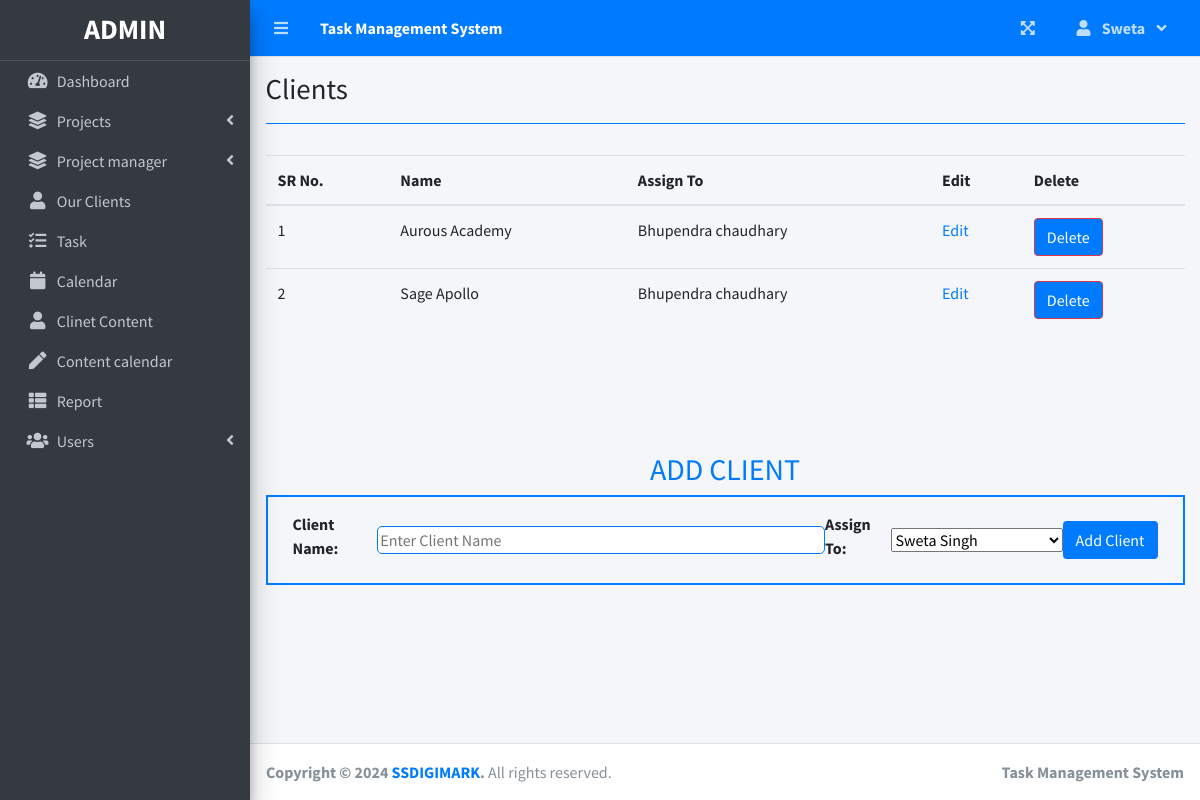
The app's page /index.php?page=clients (signed in) with its own data.
### tables this page shows
CREATE TABLE `client` (
  `id` int(3) NOT NULL,
  `name` varchar(999) NOT NULL,
  `assignto` varchar(999) NOT NULL
);

### clients.php (the view, shortened to what this page needs)
<?php
include('db_connect.php');
$query = "SELECT * FROM client";
$result = mysqli_query($conn, $query);
if ($result) {
    echo '<table class="table">
    <thead>
        <tr>
            <th scope="col">SR No.</th>
            <th scope="col">Name</th>
            <th scope="col">Assign To</th>
            <th scope="col">Edit</th>
            <th scope="col">Delete</th>
        </tr>
    </thead>';
    echo '<tbody>';
    $serialNumber = 1;
    while ($row = mysqli_fetch_assoc($result)) {
        echo '<tr>
                <td>' . $serialNumber . '</td>
                <td>' . htmlspecialchars($row['name']) . '</td>
                <td>' . htmlspecialchars($row['assignto']) . '</td>
                <td><a href="edit.php?id=' . $row['id'] . '">Edit</a></td>
                <td>
                    <form method="post" action="clients.php" onsubmit="return confirm(\'Are you sure you want to delete this record?\');">
                        <input type="hidden" name="delete_id" value="' . $row['id'] . '">
                        <button type="submit" class="btn btn-danger">Delete</button>
                    </form>
                </td>
              </tr>';
        $serialNumber++;
    }
    echo '</tbody>';
    echo '</table>';
} else {
    echo 'Error: ' . mysqli_error($conn);
}
?>
<!DOCTYPE html>
<html lang="en">
<head>
</head>
<body>
    <h2 class="addclinth">Add Client</h2>
    <form class="clientformstyle" method="post" action="">
        <label for="name">Client Name:</label>
        <input id="clintnm" type="text" name="name" placeholder="Enter Client Name" required>
        <?php
        $sql = "SELECT firstname, lastname FROM users";
        $result = mysqli_query($conn, $sql);
        echo '<label for="assignto">Assign To:</label>';
        echo '<select name="assignto" id="assignto">';
        if ($result && mysqli_num_rows($result) > 0) {
            while ($row = mysqli_fetch_assoc($result)) {
                echo '<option value="' . $row['firstname'] . ' ' . $row['lastname'] . '">' . $row['firstname'] . ' ' . $row['lastname'] . '</option>';
            }
        }
        echo '</select>';
        ?>
        <input type="submit" class="btn" value="Add Client">
    </form>
</body>
</html>

### clients.php (style rules this page uses)
.addclinth { margin-top: 120px; text-align: center; color: #007bff; font-size: 30px; text-transform: uppercase; }
.clientformstyle { border: 2px solid #007bff; padding: 15px 25px; display: flex; flex-direction: row; justify-content: space-between; align-items: center; }
#clintnm { width: 60vh; border: 1px solid #007bff; border-radius: 5px; }
.btn { background-color: #007bff; color: white; }

### records on screen
client: name "Aurous Academy", assignto "Bhupendra chaudhary"
client: name "Sage Apollo", assignto "Bhupendra chaudhary"

### other values on screen
$_SESSION['system']['name'] "Task Management System"
$_SESSION['login_firstname'] "Sweta"
$title "Clients"
form field assignto "Sweta Singh"
